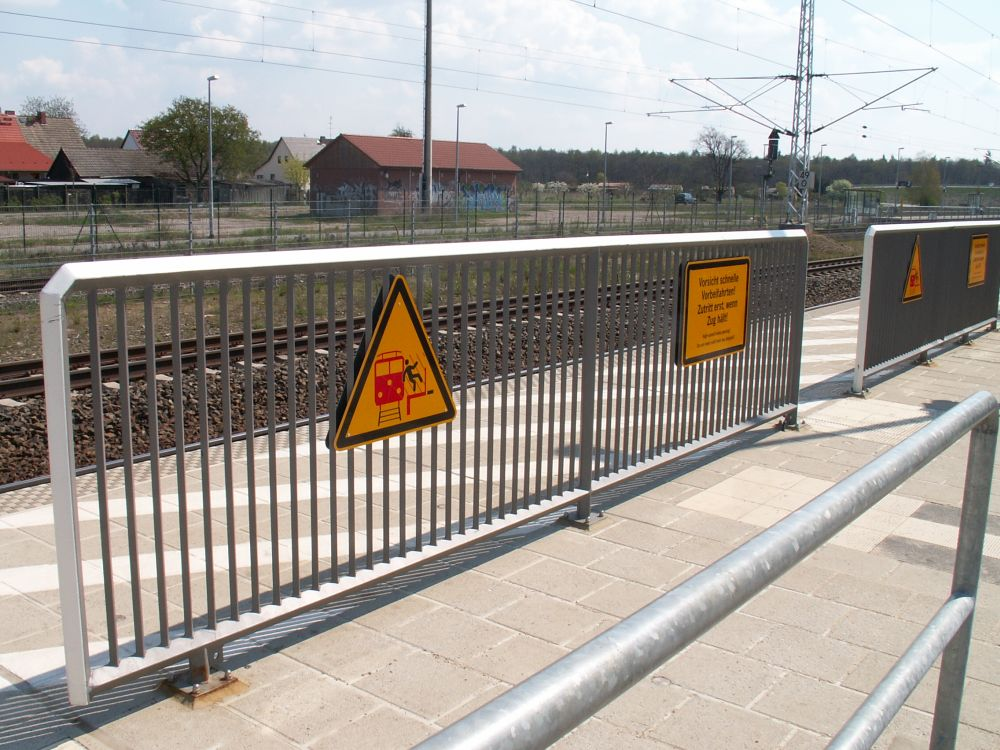
%> input picture 2022L_EDISP/Lab6/barrier.jpg, 1000 x 750 px
$ octave task4.m   (GNU Octave 9; MATLAB toolbox functions it lacks are replaced by stand-ins)
%> lines starting %> are read from the running program, lines starting %| are printed output that depends on the picture
### 2022L_EDISP/Lab6/task2_filt.m
% Define low-pass filters
lp1=...
[1, 1, 1;...
1, 1, 1;...
1, 1, 1];

lp2=...
[1, 1, 1;...
1, 2, 1;...
1, 1, 1];

lp3=...
[1, 2, 1;...
2, 4, 2;...
1, 2, 1];

lp4=...
[1, 1, 2, 1, 1;...
1, 2, 4, 2, 1;...
2, 4, 8, 4, 2;...
1, 2, 4, 2, 1;...
1, 1, 2, 1, 1];

% Define high-pass filters
hp1=...
[-1, -1, -1;...
-1, 9, -1;...
-1, -1, -1];

hp2=...
[0, -1, 0;...
-1, 5, -1;...
0, -1, 0];

% Define edge-detection filters
edg1=...
[0, 0, 0;...
-1, 1, 0;...
0, 0, 0];

edg2=...
[-1, 0, 0;...
0, 1, 0;...
0, 0, 0];

edg3=...
[-1, 1, 1;...
-1, -2, 1;...
-1, 1, 1];

edg4=...
[-1, -1, 1;...
-1, -2, 1;...
1, 1, 1];

edg5=...
[0, -1, 0;...
-1, 4, -1;...
0, -1, 0];

edg6=...
[-1, 0, -1;...
0, 4, 0;...
-1, 0, -1];

edg7=...
[1, 2, 1;...
0, 0, 0;...
-1, -2, -1];

### 2022L_EDISP/Lab6/task4.m
path = 'barrier.jpg'; % change depending on the PC and file
task2_filt; % Load filters


image_handle_RGB = imread(path);
%> image_handle_RGB is the input picture: size 750x1000x3 uint8; mean R, G, B 162.3, 156.2, 149.8
image_handle_grey = rgb2gray(image_handle_RGB); % Convert to gray
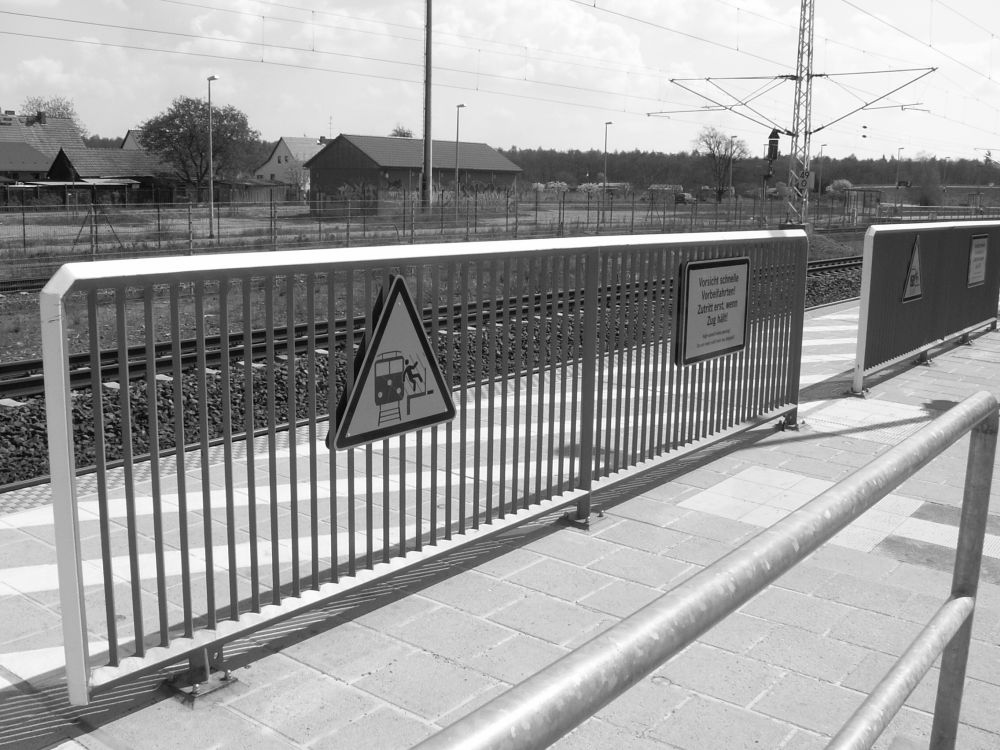
%> image_handle_grey: size 750x1000 uint8; min 1, max 255, mean 157.3
image_handle = double(image_handle_grey); % convert from uint8 to double


% Generate noisy image. To do the 2nd subpoint of task 4, please change
% arguments in the line below
noisyImage = double(imnoise(uint8(image_handle), 'speckle'));
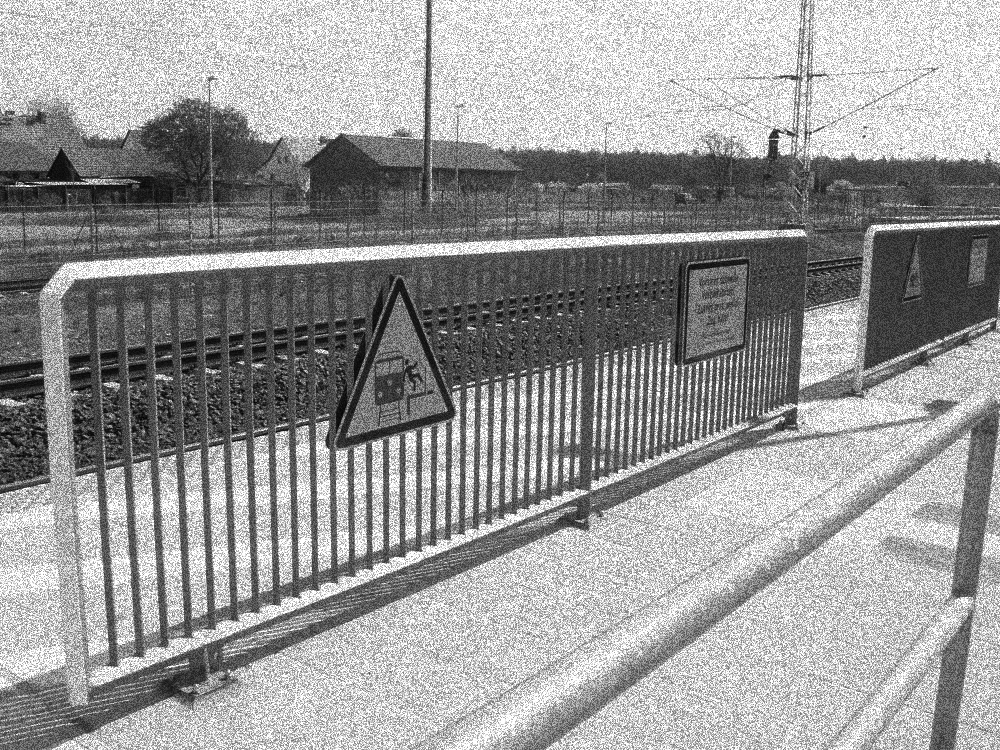
%> noisyImage: size 750x1000 double; min 1, max 255, mean 153.1


% Show noisy image
figure;
colormap(gray); colorbar;
imagesc(noisyImage);
title('Noisy image, speckle');


% Show filtered images
% using lowpass 1 and 3x3 median filter
figure;
filteredImage1 = filter2(lp1, medfilt2(noisyImage, [3 3]));
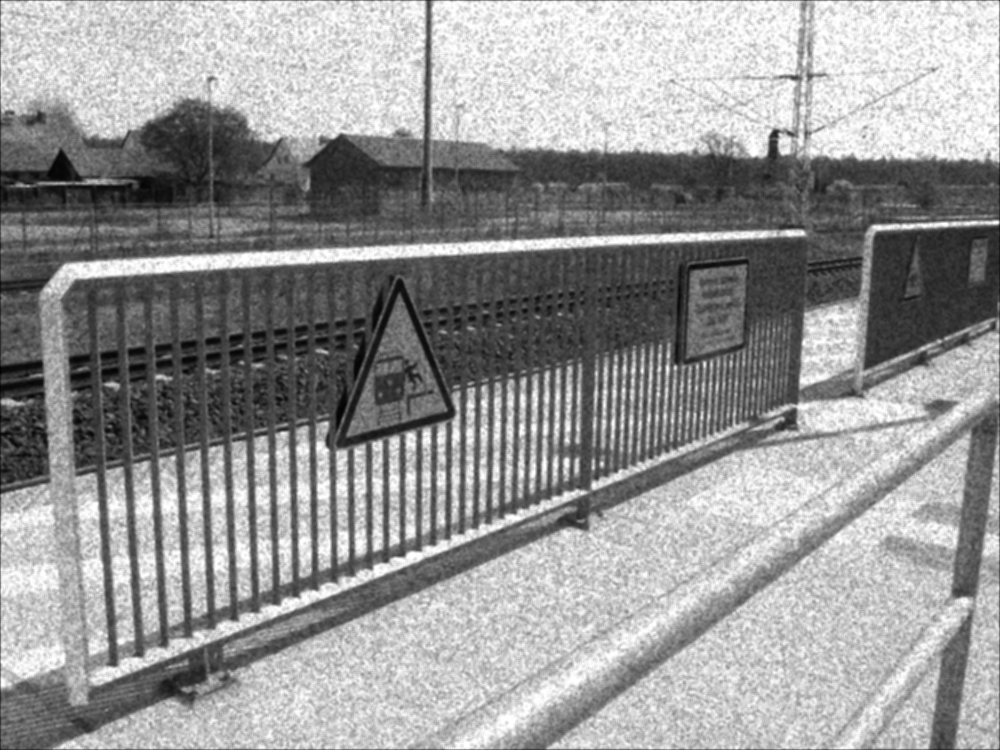
%> filteredImage1: size 750x1000 double; min 76, max 2295, mean 1391.3; drawn with min black and max white
imagesc(filteredImage1);
colormap(gray); colorbar;
title('Denoised image, lp1 + 3x3 median');

% using lowpass 1 and 3x3 median filter
figure;
filteredImage2 = filter2(lp2, medfilt2(noisyImage, [3 3]));
imagesc(filteredImage2);
colormap(gray); colorbar;
title('Denoised image, lp2 + 3x3 median');

% using lowpass 1 and 3x3 median filter
figure;
filteredImage3 = filter2(lp3, medfilt2(noisyImage, [3 3]));
imagesc(filteredImage3);
colormap(gray); colorbar;
title('Denoised image, lp3 + 3x3 median');

$ run again, with 2022L_EDISP/Lab6/flowers.jpg copied over 2022L_EDISP/Lab6/barrier.jpg
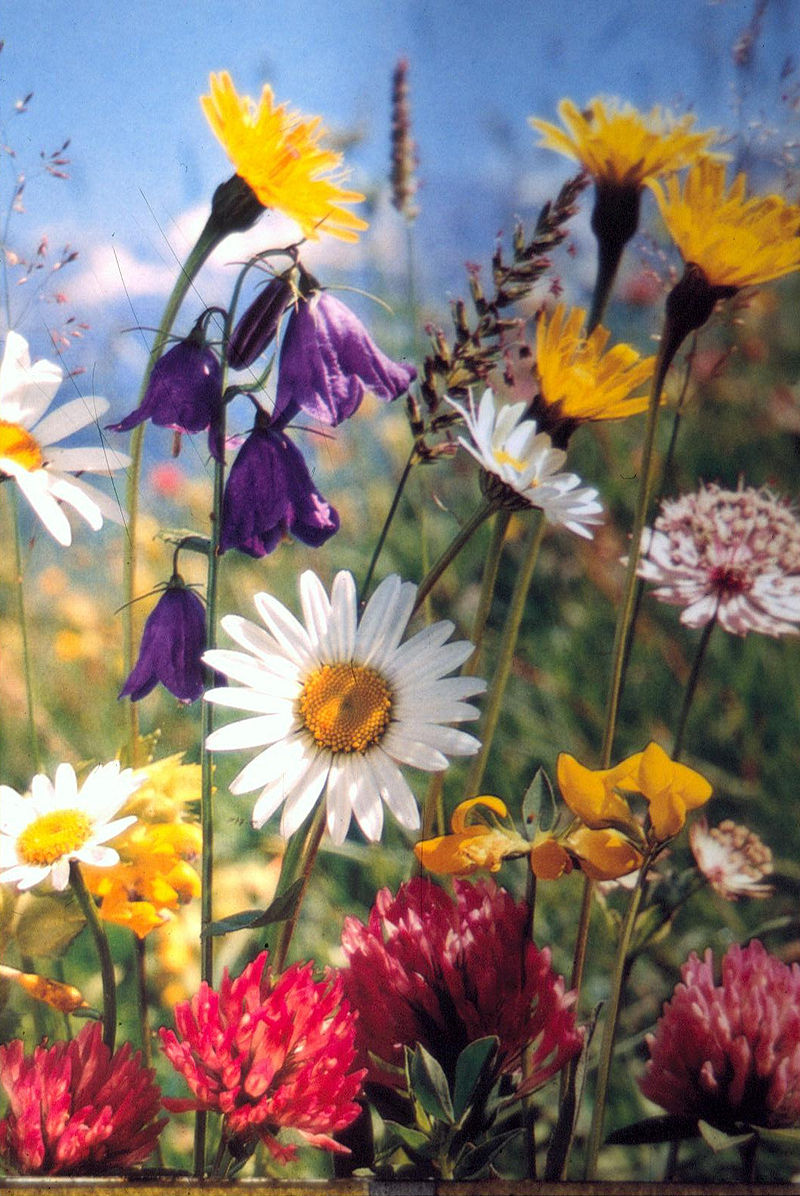
%> input picture 2022L_EDISP/Lab6/flowers.jpg, 800 x 1196 px
%> image_handle_RGB is the input picture: size 1196x800x3 uint8; mean R, G, B 133.1, 117.2, 109.4
%> `image_handle_grey = rgb2gray(image_handle_RGB);`:
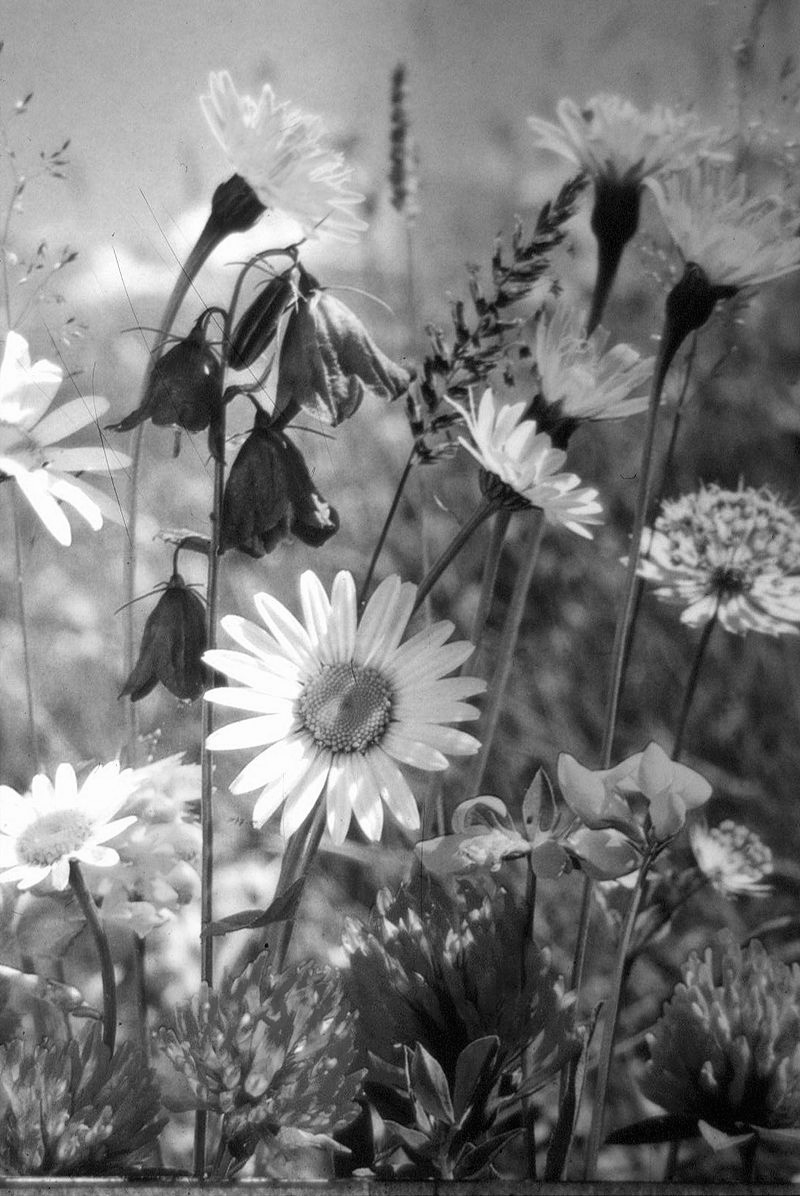
%> image_handle_grey: size 1196x800 uint8; min 0, max 255, mean 121
%> `noisyImage = double(imnoise(uint8(image_handle), 'speckle'));`:
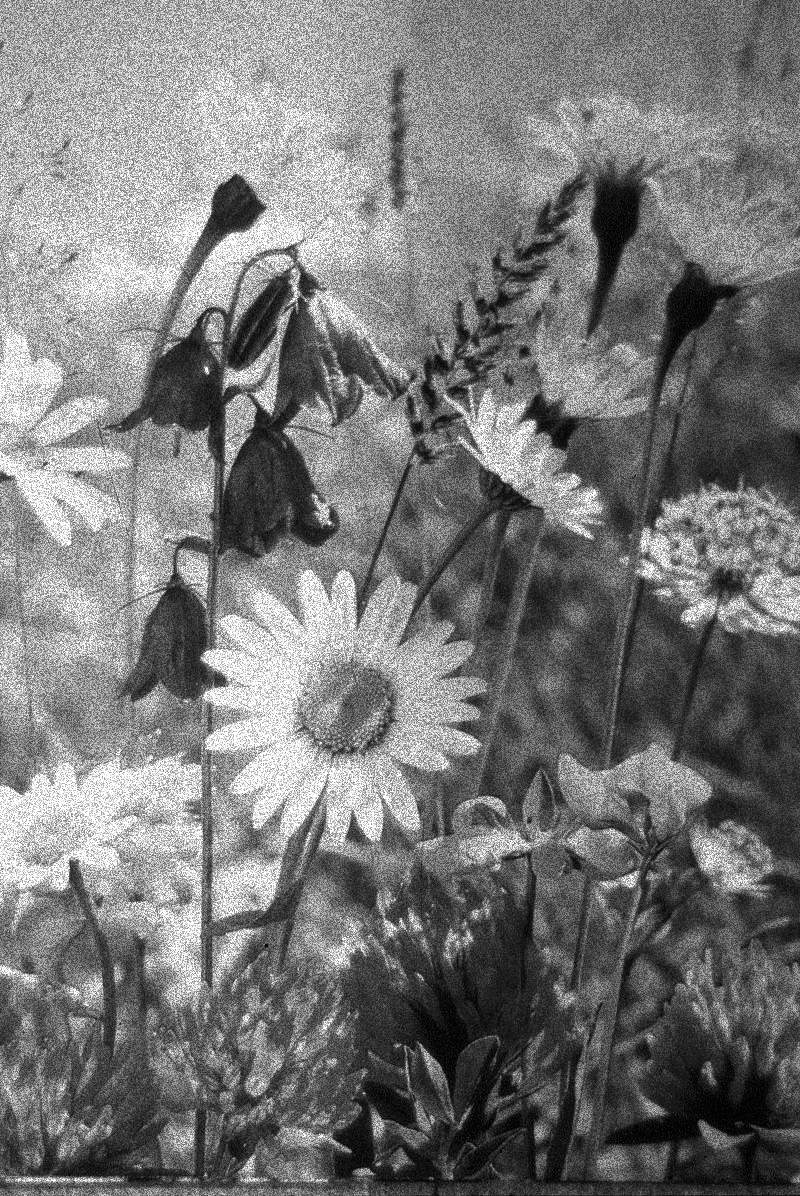
%> noisyImage: size 1196x800 double; min 0, max 255, mean 119.8

$ run again, with 2022L_EDISP/Lab6/Grohl.png saved as 2022L_EDISP/Lab6/barrier.jpg
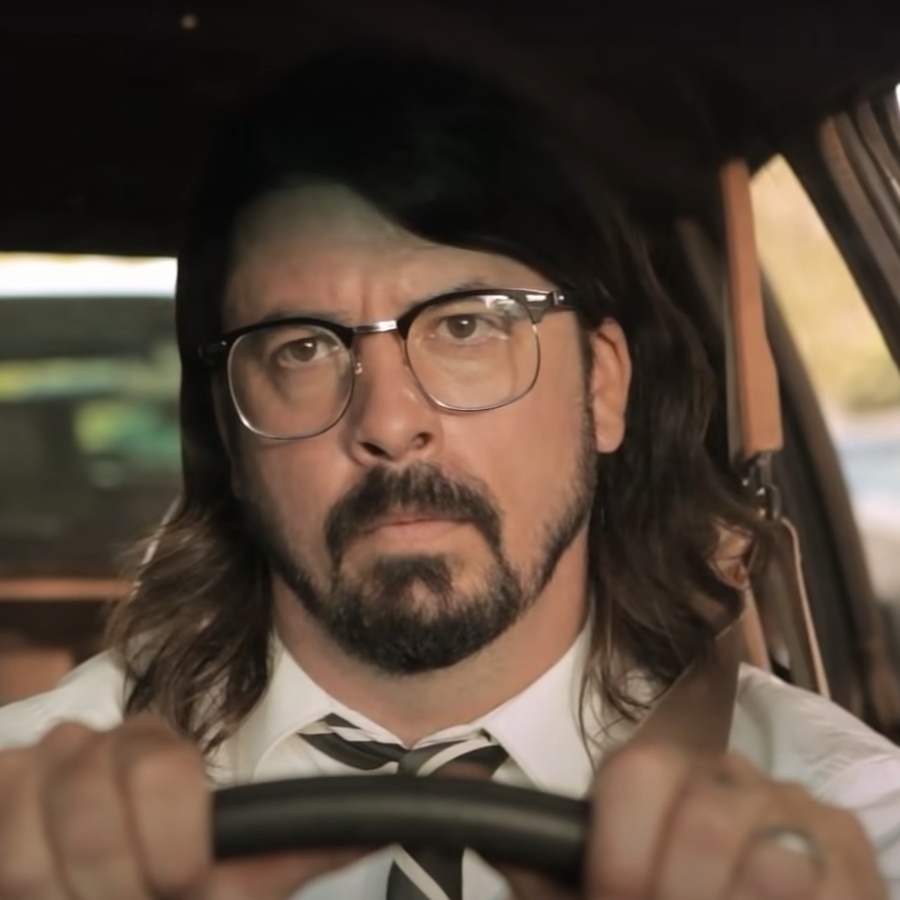
%> input picture 2022L_EDISP/Lab6/Grohl.png, 900 x 900 px
%> image_handle_RGB is the input picture: size 900x900x3 uint8; mean R, G, B 87, 71.5, 58.8
%> `image_handle_grey = rgb2gray(image_handle_RGB);`:
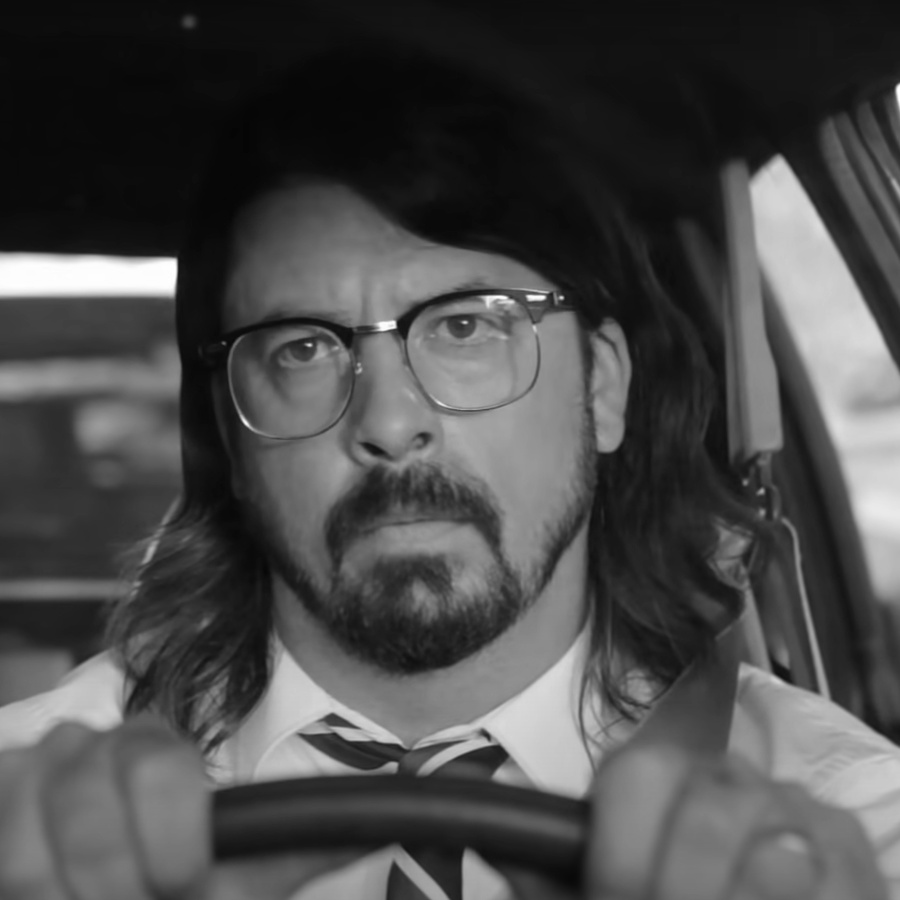
%> image_handle_grey: size 900x900 uint8; min 4, max 255, mean 74.7
